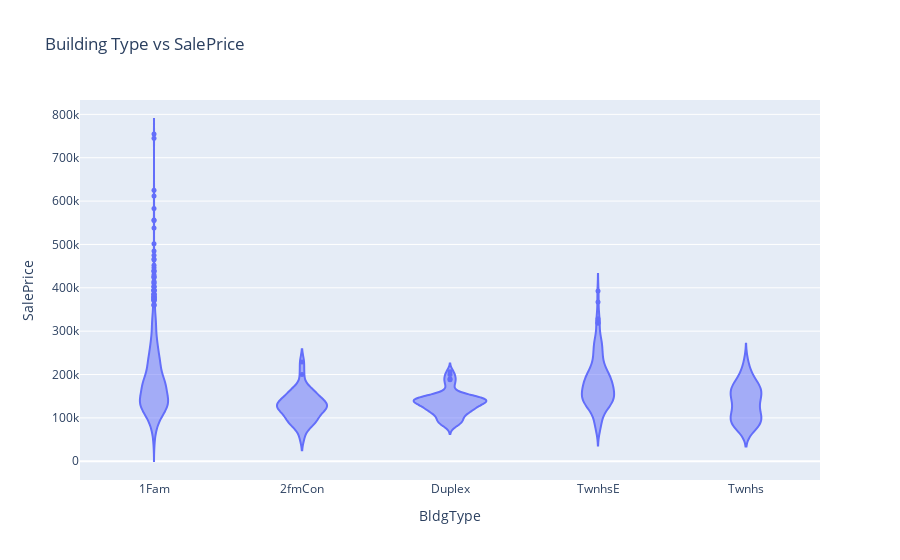

Notebook code cell kept with this figure:
### Markdown cell above
We can see that most of the Lot Area is distributed around 10 - 30k and mostly Flatness of the properties are of Near Flat and Banked.

### Code cell
fig = px.violin(prices_df,
                   x = 'BldgType', 
                   y = 'SalePrice',
                   hover_data = ['HouseStyle'],
                   title = 'Building Type vs SalePrice')
fig.update_traces(marker_size = 5)
fig.show()

### Figure 1 — Plotly figure (JSON) as saved in the notebook; plotly's stock layout.template omitted (floating-point values rounded to 4 significant figures; data arrays with more than 128 entries replaced by an {"elided": "..."} marker saying what was removed)
{"data": [{"alignmentgroup": "True", "box": {"visible": false}, "customdata": {"elided": "1460x1 str values"}, "hovertemplate": "BldgType=%{x}<br>SalePrice=%{y}<br>HouseStyle=%{customdata[0]}<extra></extra>", "legendgroup": "", "marker": {"color": "#636efa", "size": 5}, "name": "", "offsetgroup": "", "orientation": "v", "scalegroup": "True", "showlegend": false, "type": "violin", "x": {"elided": "1460 str values"}, "x0": " ", "xaxis": "x", "y": {"elided": "1460 int values"}, "y0": " ", "yaxis": "y"}], "layout": {"legend": {"tracegroupgap": 0}, "title": {"text": "Building Type vs SalePrice"}, "violinmode": "group", "xaxis": {"anchor": "y", "domain": [0, 1], "title": {"text": "BldgType"}}, "yaxis": {"anchor": "x", "domain": [0, 1], "title": {"text": "SalePrice"}}}}
